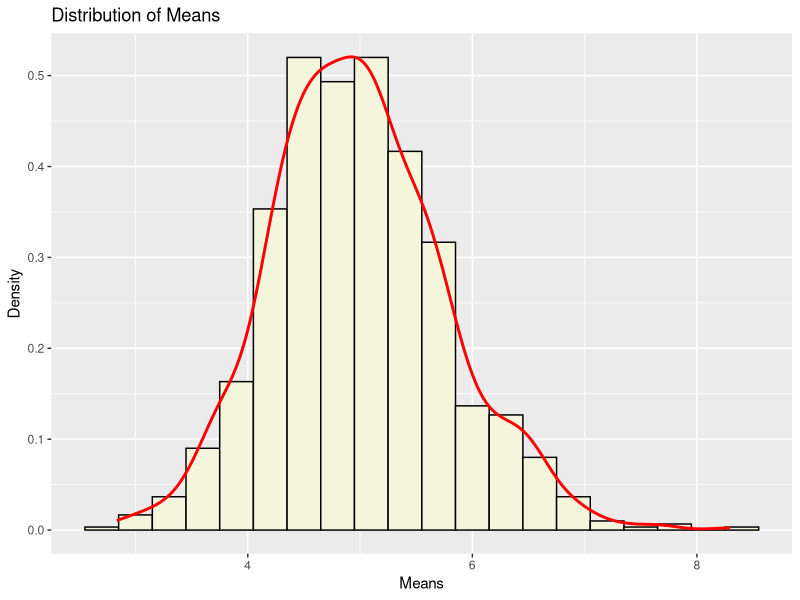
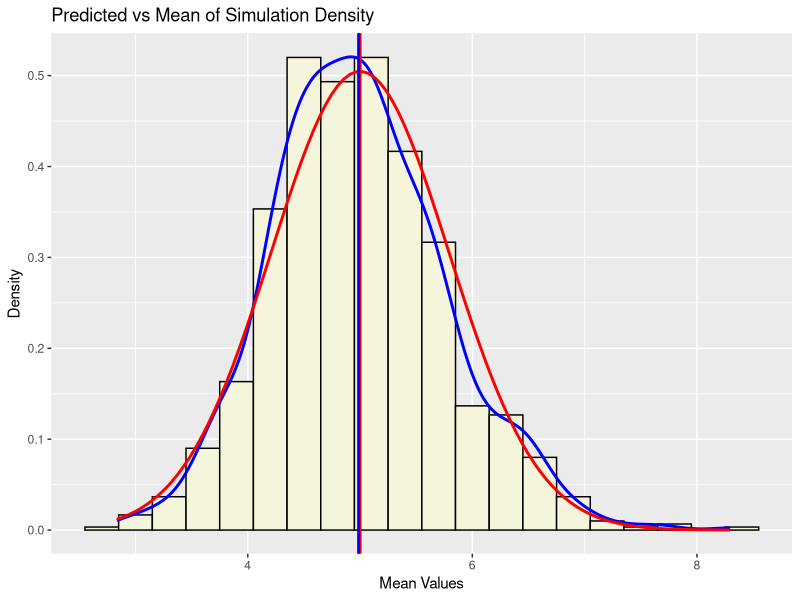
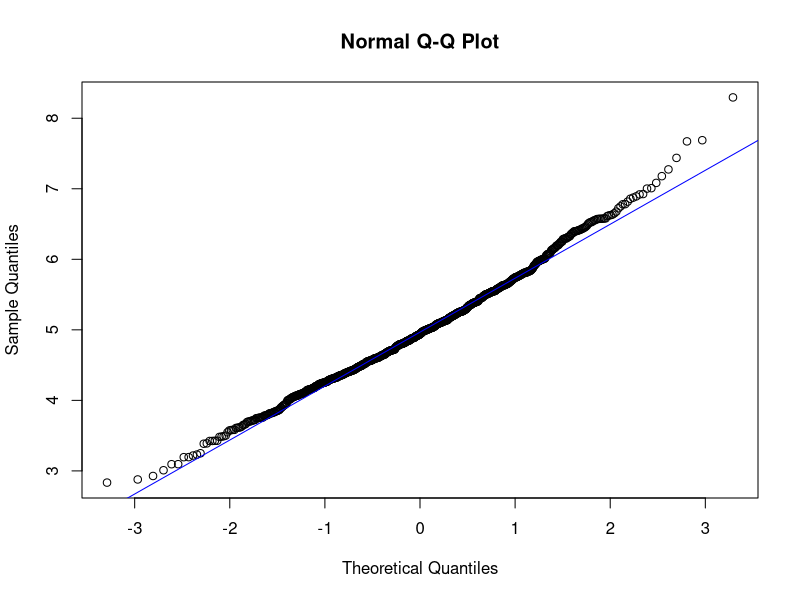

Reproduce these figures in R, in order.
## ---- chunk 1
knitr::opts_chunk$set(echo = TRUE)
library(knitr)
library(ggplot2)
##library(tinytex)
library(dplyr)
## ---- chunk 2
 # Set the initial simulations paremeters wher lamda is the the rate parameter in 
 # exponential distrubution.
  lambda <- 0.2
# Set the seed for the random number generator for reproducabkility
  set.seed(11)
  # Set the number of observations. If length(n) > 1, the length is taken to be the number 
  # required
  n <- 40
  # Iterate  a thousand times of the exponential distribution where length = 40 and lamda = .2 
  # This will result in  a 40 row by 1000 column array.
  simulation <- replicate(1000, rexp(n, lambda))
  
# we use the apply to take means over the simulation distribution columns and arrive ar 1 mean per colimn.
  mean_simulation <- apply(simulation, 2, mean)
## ---- chunk 3
  sampleMean <- mean(mean_simulation)
  simulationmean <- mean(simulation)
  theoretical_mean <- (1/lambda)
## ---- chunk 4
# Histogram shows differences
  g<- ggplot(data.frame(mean_simulation),
             aes(x=mean_simulation))
  g<- g + ggtitle("Distribution of Means")
  g<- g + geom_histogram(binwidth = 0.3,color = "black",
                         fill="beige",
                         aes(y = ..density..))
  g<- g + geom_density(colour="red",size=1) +
      labs(x="Means",y="Density")
  print(g)
## ---- chunk 5
# sample deviation & variance
sample_sd <- sd(mean_simulation)
sample_var <- sample_sd^2
simulationmean <- mean(mean_simulation)
# theoretical deviation & variance
theoretical_sd <- (1/lambda)/sqrt(n)
theoretical_var <- ((1/lambda)*(1/sqrt(n)))^2
theoretical_mean <- 1/lambda
## ---- chunk 6
# Create a table of value foir comparison
table_values<-rbind(c(theoretical_mean,theoretical_sd,theoretical_var),c(simulationmean,sample_sd,sample_var))
colnames(table_values)<-c("Mean","Std","Variance")
rownames(table_values)<-c("Theoretical","Simulation")
## ---- chunk 7
kable(table_values, caption = "Simulated vs Theoretical Values",  digits = 3)
## ---- chunk 8
g <-ggplot(data.frame(mean_simulation),aes(x=mean_simulation))
g <- g + ggtitle("Predicted vs Mean of Simulation Density")
g <- g + geom_histogram(binwidth = 0.3,colour="black",fill="beige",aes(y = ..density..))
g <- g + geom_density(colour="blue",size=1)+labs(x="Mean Values",y="Density")
g <- g + stat_function(fun = dnorm, 
                     args = list(mean = 1/lambda,
                             sd=1/lambda/sqrt(n)),
                     colour="red",size=1,linetype=1)
g <- g +geom_vline(xintercept = theoretical_mean, size=1, colour="red") + 
        geom_vline(xintercept = sampleMean, size=1, colour="blue")  
print(g)
## ---- chunk 9
qqnorm(mean_simulation)
 qqline(mean_simulation, col = "blue")
